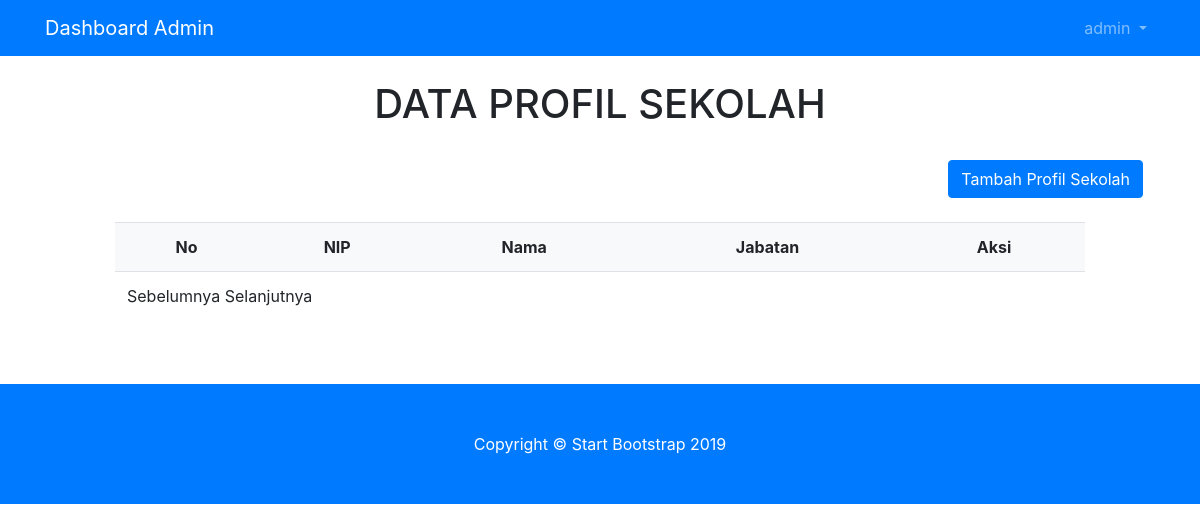
The page /dashboard/profil_sch/profil_data.php (signed in) on the database as committed earlier.
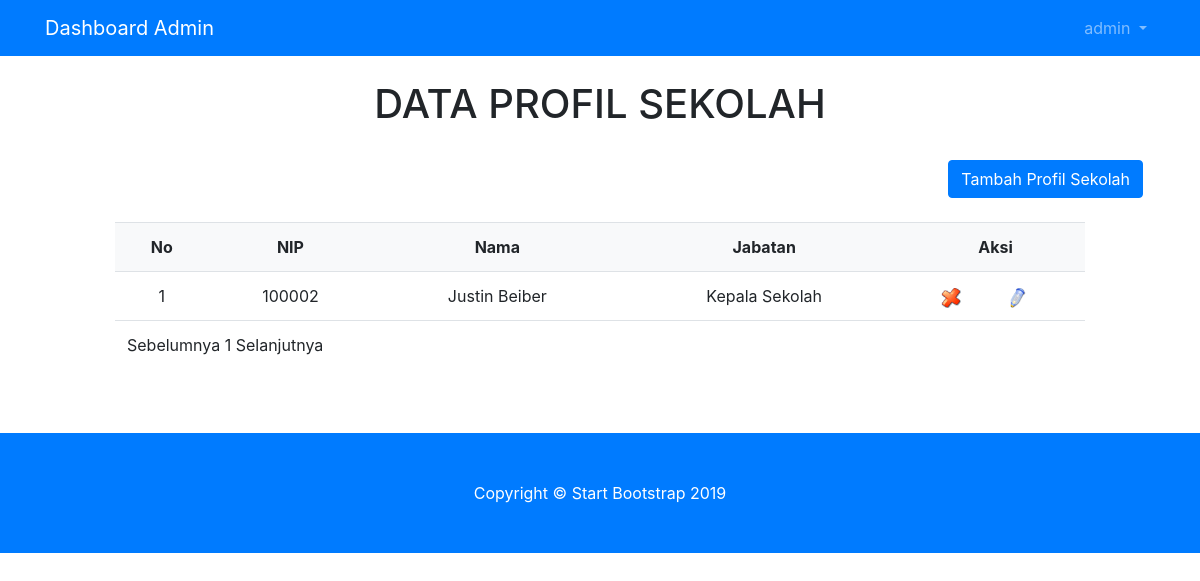
The same page on the database as committed later.
### tables this page shows
CREATE TABLE IF NOT EXISTS `profilsekolah` (
  `idProfil` int(11) NOT NULL,
  `nip` int(11) DEFAULT NULL
);

CREATE TABLE IF NOT EXISTS `guru` (
  `nip` int(11) NOT NULL,
  `nama` varchar(100) NOT NULL,
  `alamat` varchar(100) DEFAULT NULL,
  `gender` char(1) NOT NULL,
  `tglLahir` date DEFAULT NULL,
  `tempatLahir` varchar(100) DEFAULT NULL,
  `pass` int(11) DEFAULT NULL,
  `idJabatan` int(11) DEFAULT NULL,
  `agama` varchar(100) NOT NULL,
  `pathImg` varchar(100) DEFAULT NULL
);

CREATE TABLE IF NOT EXISTS `jabatan` (
`idJabatan` int(11) NOT NULL,
  `nama` varchar(100) DEFAULT NULL
);

### dashboard/profil_sch/profil_data.php (the view, shortened to what this page needs)
<?php
include '../layout/header.php';
if (empty($_SESSION['username']) AND empty($_SESSION['status'])) {
	echo "<center>Untuk mengakses halaman ini, Anda harus login <br>";
	echo "<a href=index.php><b>LOGIN</b></a></center>";
}
else{
	?>
	<br>
	<div class="container-fluid">
		<center><h1>DATA PROFIL SEKOLAH</h1></center>
		<div class="row">
			<div class="col-md-1"></div>
			<div class="col-md-10">
				<br>
					<form action="profil_tambah.php">
						<div class="row">
							<div class="col-md-10">
							</div>
							<div class="col-md-2"><center><input type="submit" class="btn btn-primary" value="Tambah Profil Sekolah" /></center></div>
						</div>
						<br>
						<table class="table" >
							<tr class="bg-light">
									<td><div align="center"><strong>No</strong></div></td>
									<td><div align="center"><strong>NIP</strong></div></td>
									<td><div align="center"><strong>Nama</strong></div></td>
									<td><div align="center"><strong>Jabatan</strong></div></td>
									<td colspan="2"><div align="center"><strong>Aksi</strong></div></td>
								</tr>
								<?php
								$batas = 20;
								$pg = isset( $_GET['pg'] ) ? $_GET['pg'] : "";
								if ( empty( $pg ) ) {
									$posisi = 0;
									$pg = 1;
								} else {
									$posisi = ( $pg - 1 ) * $batas;
								}
								$no=0+$posisi;
								$tampil="SELECT profilsekolah.idProfil, profilsekolah.nip, guru.nama, jabatan.nama as jabatan FROM profilsekolah join guru on guru.nip = profilsekolah.nip join jabatan on jabatan.idJabatan = guru.idJabatan limit $posisi, $batas";
								$qryTampil=mysql_query($tampil);
								while ($dataTampil=mysql_fetch_array($qryTampil)) {
									$no++;
									?>
									<tr bgcolor="#FFFFFF">
										<td align="center"><?php echo $no ; ?></td>
										<td align="center"><?php echo $dataTampil['nip']; ?></td>
										<td align="center"><?php echo $dataTampil['nama']; ?></td>
										<td align="center"><?php echo $dataTampil['jabatan']; ?></td>
										<td>
											<div align="center">
												<a href="profil_hapus.php?idProfil=<?php echo $dataTampil['idProfil'] ; ?>" onclick="javascript: return confirm('Anda yakin hapus ?')"><img src="gambar/hapus.png" width="20"></a>
											</td>
											<td>
												<a href="profil_edit.php?idProfil=<?php echo $dataTampil['idProfil']; ?>"><img src="gambar/edit.png" width="20"></a>
											</div>
								<?php } ?>
								<tr bgcolor="#FFFFFF">
									<td colspan="11">
										<?php
										$jml_data = mysql_num_rows(mysql_query("SELECT * FROM profilsekolah"));
			$JmlHalaman = ceil($jml_data/$batas);
			if ( $pg > 1 ) {
				$link = $pg-1;
				$prev = "<a href='?pg=$link'>Sebelumnya </a>";
			} else {
				$prev = "Sebelumnya ";
			}
			$nmr = '';
			for ( $i = 1; $i<= $JmlHalaman; $i++ ){
				if ( $i == $pg ) {
					$nmr .= $i . " ";
				} else {
					$nmr .= "<a href='?pg=$i'>$i</a> ";
				}
			}
			if ( $pg < $JmlHalaman ) {
				$link = $pg + 1;
				$next = " <a href='?pg=$link'>Selanjutnya</a>";
			} else {
				$next = "Selanjutnya";
			}
			echo $prev . $nmr . $next;
			?>
		</td>
	</tr>
</table>
<br>
</form>
<br>
</div>
<div class="col-md-1"></div>
</div>
</div>
<?php }
include '../layout/footer.php';
?>

### dashboard/layout/header.php (shortened to what this page needs)
<!DOCTYPE html>
<html lang="en">
<head>
  <link href="vendor/bootstrap/css/bootstrap.min.css" rel="stylesheet">
  <link href="css/heroic-features.css" rel="stylesheet">
</head>
<body>
  <nav class="navbar navbar-expand-lg navbar-dark bg-primary fixed-top">
    <div class="container">
      <a class="navbar-brand" href="index.php">Dashboard Admin</a>
      <?php
      if (isset($_SESSION['username'])) {
        ?>
        <div class="collapse navbar-collapse" id="navbarResponsive">
          <ul class="navbar-nav ml-auto">
            <?php
            if (isset($_SESSION['username'])) {
              ?>
              <li class="nav-item dropdown">
                <a class="nav-link dropdown-toggle" href="#" id="navbardropdown" role="button" data-toggle="dropdown" aria-haspopup="true" aria-expanded="false">
                  <?php echo $_SESSION['username'];
                }
                ?>
              </a>
              </li>
            </ul>
          </div>
        <?php } ?>
      </div>
    </nav>

### dashboard/layout/footer.php (shortened to what this page needs)
  <footer class="py-5 bg-primary">
    <div class="container">
      <p class="m-0 text-center text-white">Copyright &copy; Start Bootstrap 2019</p>
    </div>
  </footer>
</body>
</html>

### dashboard/profil_sch/css/heroic-features.css (style rules this page uses)
body { padding-top: 56px; }

Rows that differ between the two databases and show on the page:
added profilsekolah: nip "100002", nip.nama "Justin Beiber", jabatan.nama "Kepala Sekolah"
Other text that changed with them:
new list line: "1"
